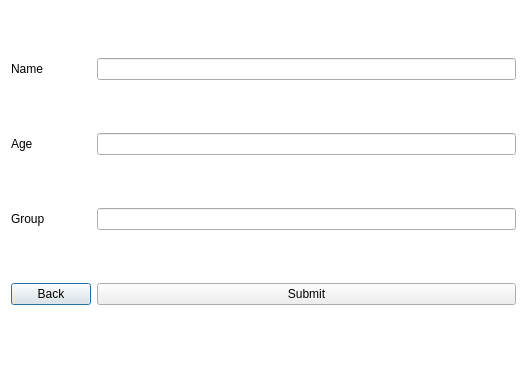
<?xml version="1.0" encoding="UTF-8"?>
<ui version="4.0">
 <class>New_Cooker</class>
 <widget class="QDialog" name="New_Cooker">
  <property name="geometry">
   <rect>
    <x>0</x>
    <y>0</y>
    <width>527</width>
    <height>366</height>
   </rect>
  </property>
  <property name="windowTitle">
   <string>Dialog</string>
  </property>
  <property name="styleSheet">
   <string notr="true">#New_Cooker { 
	background-color: rgb(255, 255, 255);
} 
#New_Cooker * { 
border-image:url(); 
}</string>
  </property>
  <layout class="QGridLayout" name="gridLayout">
   <item row="0" column="0">
    <widget class="QLabel" name="NameLb">
     <property name="text">
      <string>Name</string>
     </property>
    </widget>
   </item>
   <item row="0" column="1">
    <widget class="QLineEdit" name="NameLe"/>
   </item>
   <item row="1" column="1">
    <widget class="QLineEdit" name="AgeLe"/>
   </item>
   <item row="3" column="0">
    <widget class="QLabel" name="label_2">
     <property name="text">
      <string>Group</string>
     </property>
    </widget>
   </item>
   <item row="3" column="1">
    <widget class="QLineEdit" name="GroupLe"/>
   </item>
   <item row="4" column="0">
    <widget class="QPushButton" name="BackBtn">
     <property name="text">
      <string>Back</string>
     </property>
    </widget>
   </item>
   <item row="4" column="1">
    <widget class="QPushButton" name="AfrBtn">
     <property name="text">
      <string>Submit</string>
     </property>
    </widget>
   </item>
   <item row="1" column="0">
    <widget class="QLabel" name="label">
     <property name="text">
      <string>Age</string>
     </property>
    </widget>
   </item>
  </layout>
 </widget>
 <resources/>
 <connections/>
</ui>
